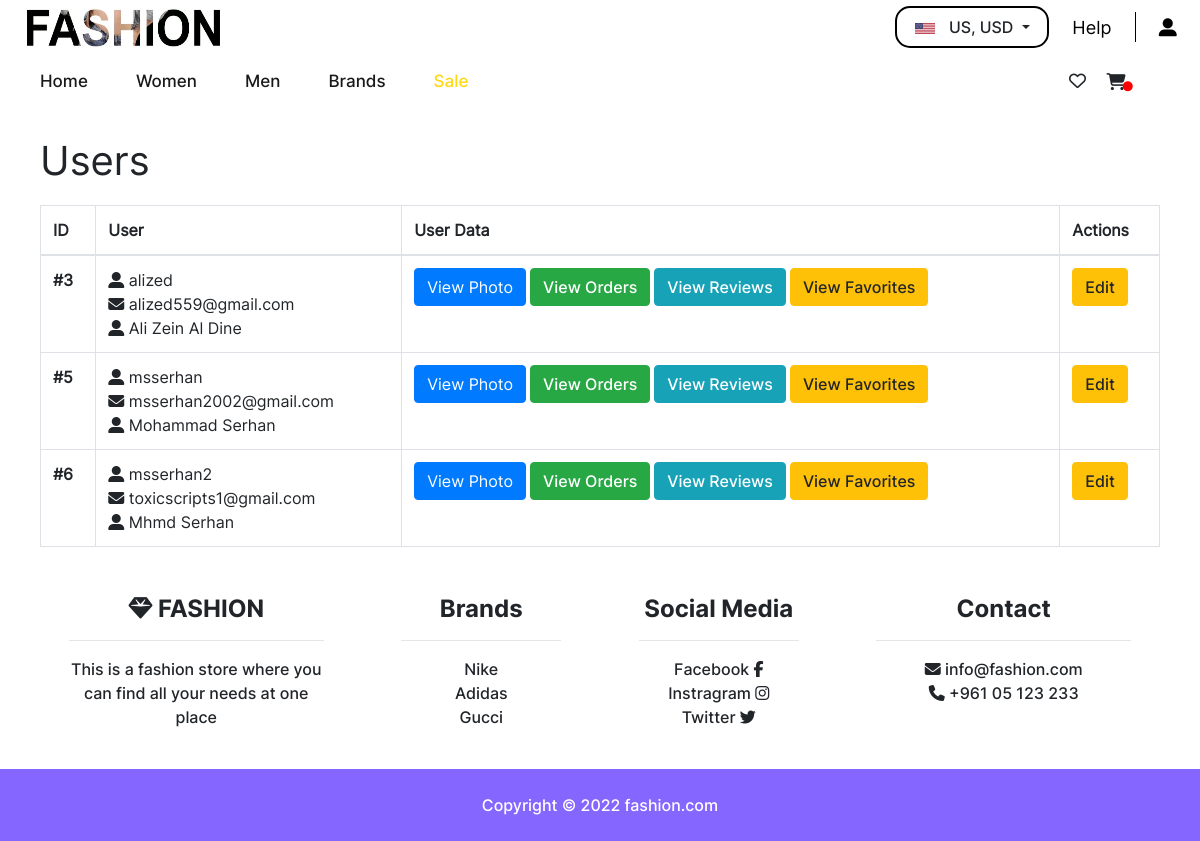
The page /manageAllUsers.php (signed in) on the database its author committed.
### tables this page shows
CREATE TABLE `users` (
  `user_id` int(11) NOT NULL,
  `username` varchar(100) NOT NULL,
  `fullname` varchar(100) NOT NULL,
  `email` varchar(100) NOT NULL,
  `password` varchar(100) NOT NULL,
  `type` varchar(100) NOT NULL DEFAULT 'user',
  `photo` varbinary(100) NOT NULL
);

CREATE TABLE `brands` (
  `brand_id` int(11) NOT NULL,
  `name` varchar(255) NOT NULL,
  `link` text NOT NULL,
  `local` int(11) NOT NULL,
  `display_navbar` int(11) NOT NULL,
  `display_footer` int(11) NOT NULL
);

### manageAllUsers.php (the view, shortened to what this page needs)
<!DOCTYPE html>
<html lang="en">
<head>
    <link href="css/manageAllUsers.css" rel="stylesheet" media="screen">
    <?php include 'header.php' ?>
</head>
<body>
    <div class="container-fluid">
        <h1>Users</h1>
        <table class="table table-bordered">
            <thead>
                <tr>
                    <th scope="col">ID</th>
                    <th scope="col">User</th>
                    <th scope="col">User Data</th>
                    <th scope="col">Actions</th>
                </tr>
            </thead>
            <tbody>
                <?php
                    $sql = "SELECT * FROM users";
                    $result = mysqli_query($db, $sql);
                    if($result){
                        if(mysqli_num_rows($result) > 0){
                          while($row = mysqli_fetch_assoc($result)){
                                $user_id = $row['user_id'];
                                $username = $row['username'];
                                $fullname = $row['fullname'];
                                $email = $row['email'];
                                echo "<tr><th scope='row'>#$user_id</th>";
                                echo "<td><i class='fa fa-user-alt'></i> $username<br>";
                                echo "<i class='fa fa-envelope'></i> $email<br>";
                                echo "<i class='fa fa-user-alt'></i> $fullname<br></td>";
                                echo "<td>";
                                echo "<button class='btn btn-primary' data-toggle='modal' data-target='#photo$user_id'>View Photo</button>";
                                echo "<a href='showAllOrders.php?id=$user_id' class='btn btn-success ml-1'>View Orders</a>";
                                echo "<a href='showAllReviews.php?id=$user_id' class='btn btn-info ml-1'>View Reviews</a>";
                                echo "<a href='showAllFavorites.php?id=$user_id' class='btn btn-warning ml-1'>View Favorites</a>";
                                echo "</td>";
                                echo "<td><a href='editUser.php?id=$user_id'><button class='btn btn-warning'>Edit</button></a></td></tr>";
                          }
                        }
                    }
                ?>
            </tbody>
        </table>
    </div>
    <?php include 'footer.php' ?>
</body>
</html>

### footer.php (shortened to what this page needs)
<?php
if(isset($sticky) && $sticky){
    echo "<footer class='text-center fixed-bottom text-lg-start bg-white'>";
}else {
    echo "<footer class='text-center text-lg-start bg-white'>";
}
?>
<div class="container text-center text-md-start mt-5">
    <div class="row mt-3">
        <div class="col-md-3 col-lg-4 col-xl-3 mx-auto mb-4">
            <h6 class="footer-head"><i class="fas fa-gem"></i> FASHION</h6>
            <hr>
            <p>This is a fashion store where you can find all your needs at one place</p>
        </div>
        <div class="col-md-2 col-lg-2 col-xl-2 mx-auto mb-4">
            <h6 class="footer-head">Brands</h6>
            <hr>
            <?php
                include 'includes/config.php';
                $sql = "SELECT name,link FROM brands WHERE display_footer='1'";
                $result = mysqli_query($db, $sql);
                if($result){
                    if(mysqli_num_rows($result) > 0){
                        $totalSize = mysqli_num_rows($result);
                        $currentIndex = 0;
                        while($row = mysqli_fetch_assoc($result)){
                            $footername = $row["name"];
                            $footerlink = $row["link"];
                            echo "<a href='$footerlink' target='_blank' rel='noopener noreferrer' class='text-reset'>$footername</a>";
                            $currentIndex++;
                            if($currentIndex != $totalSize){
                                echo '<br>';
                            }
                        }
                    }else {
                    }
                }
            ?>
        </div>
        <div class="col-md-3 col-lg-2 col-xl-2 mx-auto mb-4">
            <h6 class="footer-head">Social Media</h6>
            <hr>
            <a href="https://www.facebook.com" target='_blank' rel='noopener noreferrer' class="text-reset">Facebook <i class="fab fa-facebook-f"></i></a>
            <br>
            <a href="https://www.instagram.com" target='_blank' rel='noopener noreferrer' class="text-reset">Instragram <i class="fab fa-instagram"></i></a>
            <br>
            <a href="https://www.twitter.com" target='_blank' rel='noopener noreferrer' class="text-reset">Twitter <i class="fab fa-twitter"></i></a>
        </div>
        <div class="col-md-4 col-lg-3 col-xl-3 mx-auto mb-md-0 mb-4">
            <h6 class="footer-head">Contact</h6>
            <hr>
            <a href="mailto:info@fashion.com" class="text-reset"><i class="fas fa-envelope me-3"></i> info@fashion.com</a>
            <p><i class="fas fa-phone me-3"></i> +961 05 123 233</p>
        </div>
    </div>
</div>
<div class="text-center p-4 copyrighttext" style="background-color: #8567FF">
    Copyright © 2022
    <a class="text-reset fw-bold" style="color: white;" href="#">fashion.com</a>
</div>
</footer>

### css/manageAllUsers.css (style rules this page uses)
.container-fluid { padding: 30px 40px 0 40px !important; font-family: Inter; }
table { margin: 20px 0 20px 0; }

### css/header.css (style rules this page uses)
.footer-head { font-family: Inter-Bold; font-size: 24px; }
footer { font-family: Inter-Medium; }
.copyrighttext { font-family: Inter-Medium; color: white; }

### rows shown on the page
users: user_id "3", username "alized", email "alized559@gmail.com", fullname "Ali Zein Al Dine"
users: user_id "5", username "msserhan", email "msserhan2002@gmail.com", fullname "Mohammad Serhan"
users: user_id "6", username "msserhan2", email "toxicscripts1@gmail.com", fullname "Mhmd Serhan"
brands: name "Nike"
brands: name "Adidas"
brands: name "Gucci"
